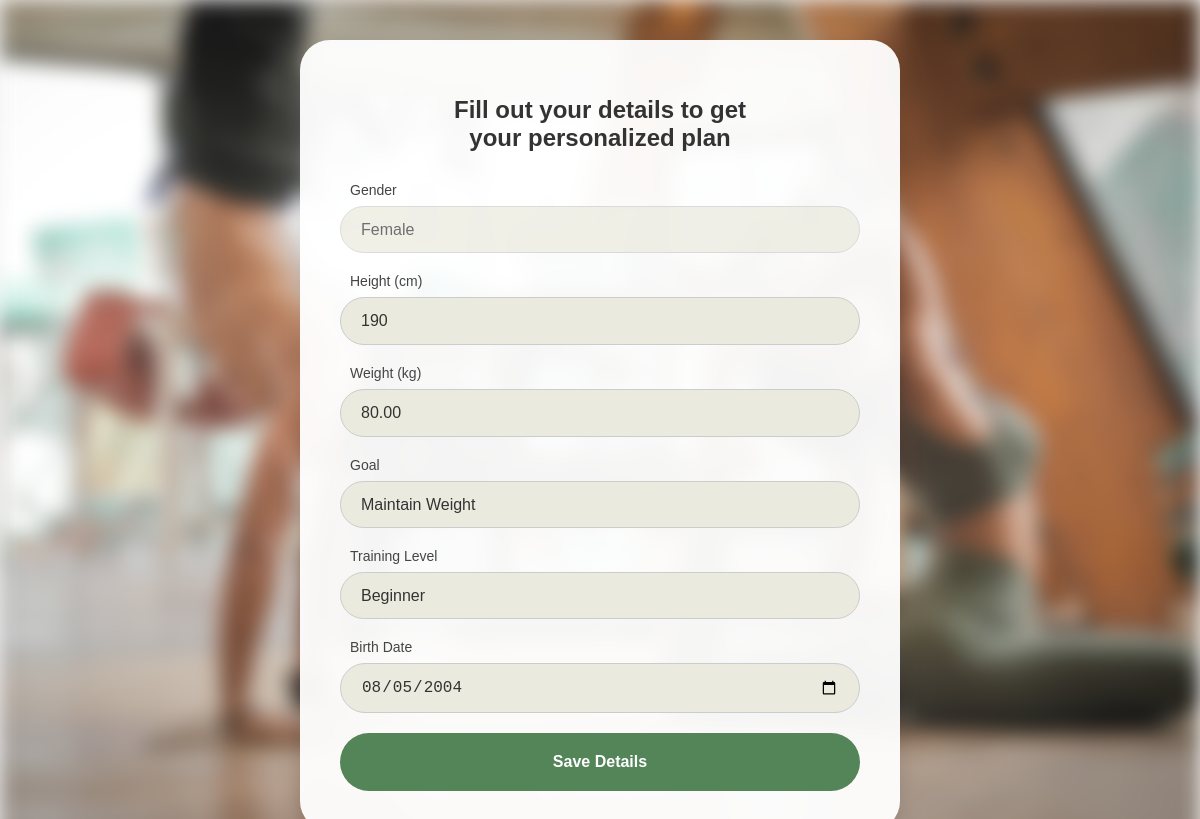
Screenshot of /users/user_details/2/ with the database file from the repository.
### users/models.py (models this page shows, shortened)
class UserDetails(models.Model):
    GENDER_CHOICES = [
        ('male', 'Male'),
        ('female', 'Female'),
    ]
    user = models.OneToOneField(User, on_delete=models.CASCADE, unique=True, null=True)
    gender = models.CharField(max_length=10, choices=GENDER_CHOICES)
    height = models.IntegerField()
    weight = models.DecimalField(max_digits=5, decimal_places=2)
    goal_choices = [
        ('lose-weight', 'Lose Weight'),
        ('gain-muscle', 'Gain Muscle'),
        ('maintain', 'Maintain Weight'),
    ]
    goal = models.CharField(max_length=50, choices=goal_choices)
    training_level_choices = [
        ('beginner', 'Beginner'),
        ('intermediate', 'Intermediate'),
        ('advanced', 'Advanced'),
    ]
    training_level = models.CharField(max_length=50, choices=training_level_choices)
    avatar = models.ImageField(
    upload_to='avatars/',
    blank=True,
    null=True,
)
    birth_date = models.DateField(null=True)
    class Meta:
        verbose_name = 'user information'
        verbose_name_plural = 'user information'

### users/views.py (the view)
# urls.py: path('user_details/<int:user_id>/', views.user_details, name='user_details'),
def user_details(request, user_id):
    user = get_object_or_404(User, id=user_id)
    try:
        user_details = UserDetails.objects.get(user=user)
    except UserDetails.DoesNotExist:
        user_details = UserDetails.objects.create(
            user=user,
            height=170,
            weight=70,
            goal='maintain',
            training_level='beginner'
        )
    if request.method == 'POST':
        form = UserDetailsForm(request.POST, request.FILES, instance=user_details)
        if form.is_valid():
            if user_details.gender:
                details = form.save(commit=False)
                details.gender = user_details.gender
                details.save()
            else:
                form.save()
            user.backend = 'users.backend.EmailAuthBackend'
            login(request, user)
            return redirect('login')
    else:
        form = UserDetailsForm(instance=user_details)
    return render(request, 'user_details.html', {'form': form, 'user_details': user_details})

### users/forms.py (shortened to what this page needs)
class UserDetailsForm(forms.ModelForm):
    def __init__(self, *args, **kwargs):
        super().__init__(*args, **kwargs)
        if self.instance and self.instance.gender:
            self.fields['gender'].widget.attrs['readonly'] = True
            self.fields['gender'].widget.attrs['disabled'] = True
    class Meta:
        model = UserDetails
        fields = ['gender', 'height', 'weight', 'goal', 'training_level', 'birth_date']
        widgets = {
            'gender': forms.Select(choices=UserDetails.GENDER_CHOICES),
            'height': forms.NumberInput(attrs={'placeholder': 'Height (cm)'}),
            'goal': forms.Select(attrs={'placeholder': 'Goal'}),
            'training_level': forms.Select(attrs={'placeholder': 'Training level'}),
            'birth_date': forms.DateInput(attrs={'type': 'date', 'placeholder': 'Birth date'}),
        }

### users/templates/user_details.html (shortened to what this page needs)
{% load static %}
<!DOCTYPE html>
<html lang="en">
  <head>
  </head>
  <body>
    <div class="page-container">
      <div class="registration-container">
        <div class="form-container">
          <h1>Fill out your details to get<br />your personalized plan</h1>
          <form method="post" enctype="multipart/form-data">
            <div class="form-field">
              <label for="{{ form.gender.id_for_label }}">Gender</label>
              {{ form.gender }}
            </div>
            <div class="form-field">
              <label for="{{ form.height.id_for_label }}">Height (cm)</label>
              {{ form.height }}
            </div>
            <div class="form-field">
              <label for="{{ form.weight.id_for_label }}">Weight (kg)</label>
              {{ form.weight }}
            </div>
            <div class="form-field">
              <label for="{{ form.goal.id_for_label }}">Goal</label>
              {{ form.goal }}
            </div>
            <div class="form-field">
              <label for="{{ form.training_level.id_for_label }}"
                >Training Level</label
              >
              {{ form.training_level }}
            </div>
            <div class="form-field">
              <label for="{{ form.birth_date.id_for_label }}">Birth Date</label>
              {{ form.birth_date }}
            </div>
            <button type="submit" class="save-button">Save Details</button>
          </form>
        </div>
      </div>
    </div>
  </body>
</html>

### rows the page displays
UserDetails: gender "Female", height "190", weight "80.00", goal "Maintain Weight", training_level "Beginner", birth_date "08/05/2004"
